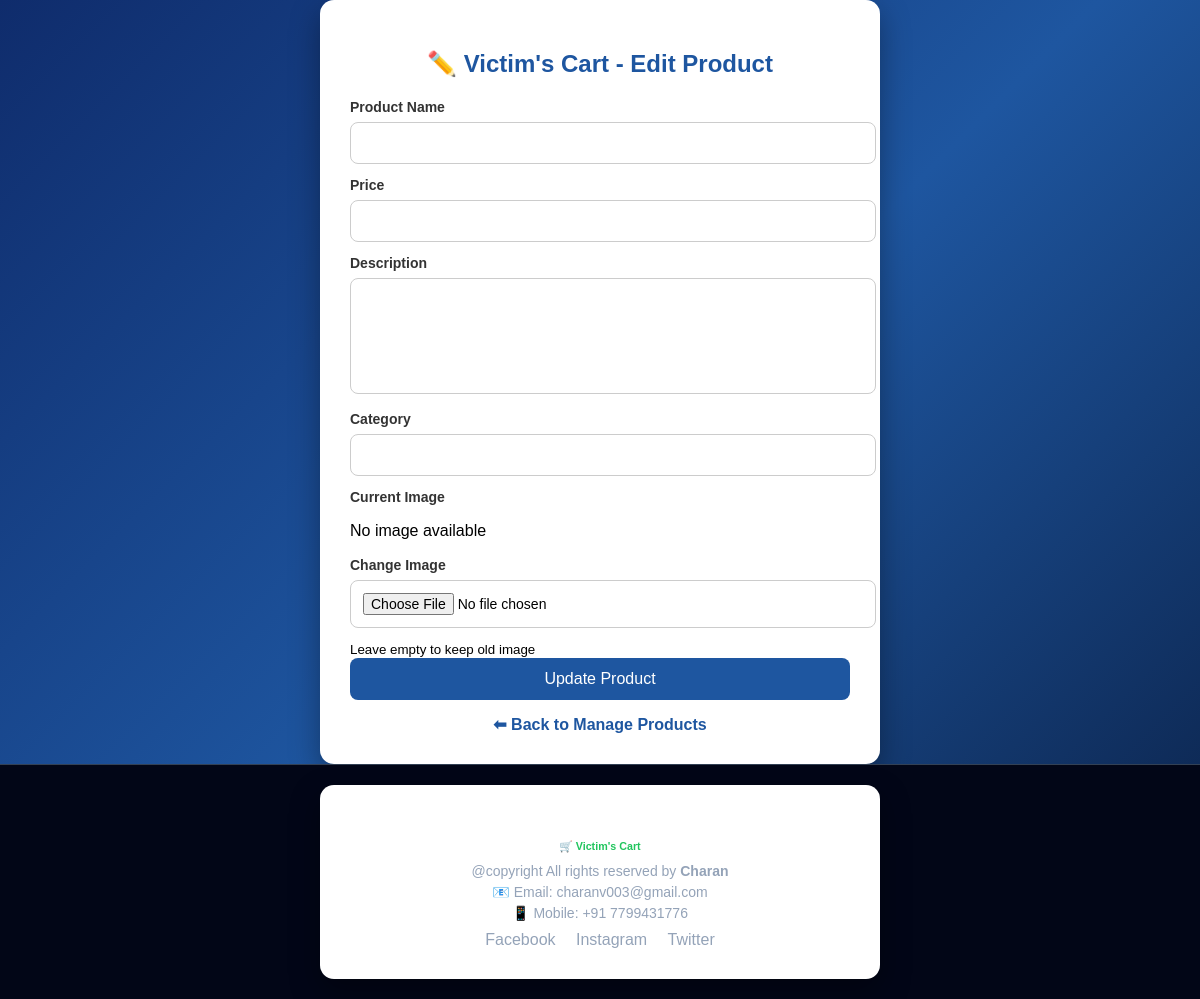
The app's page /admin/edit-product/10 (signed in), older data.
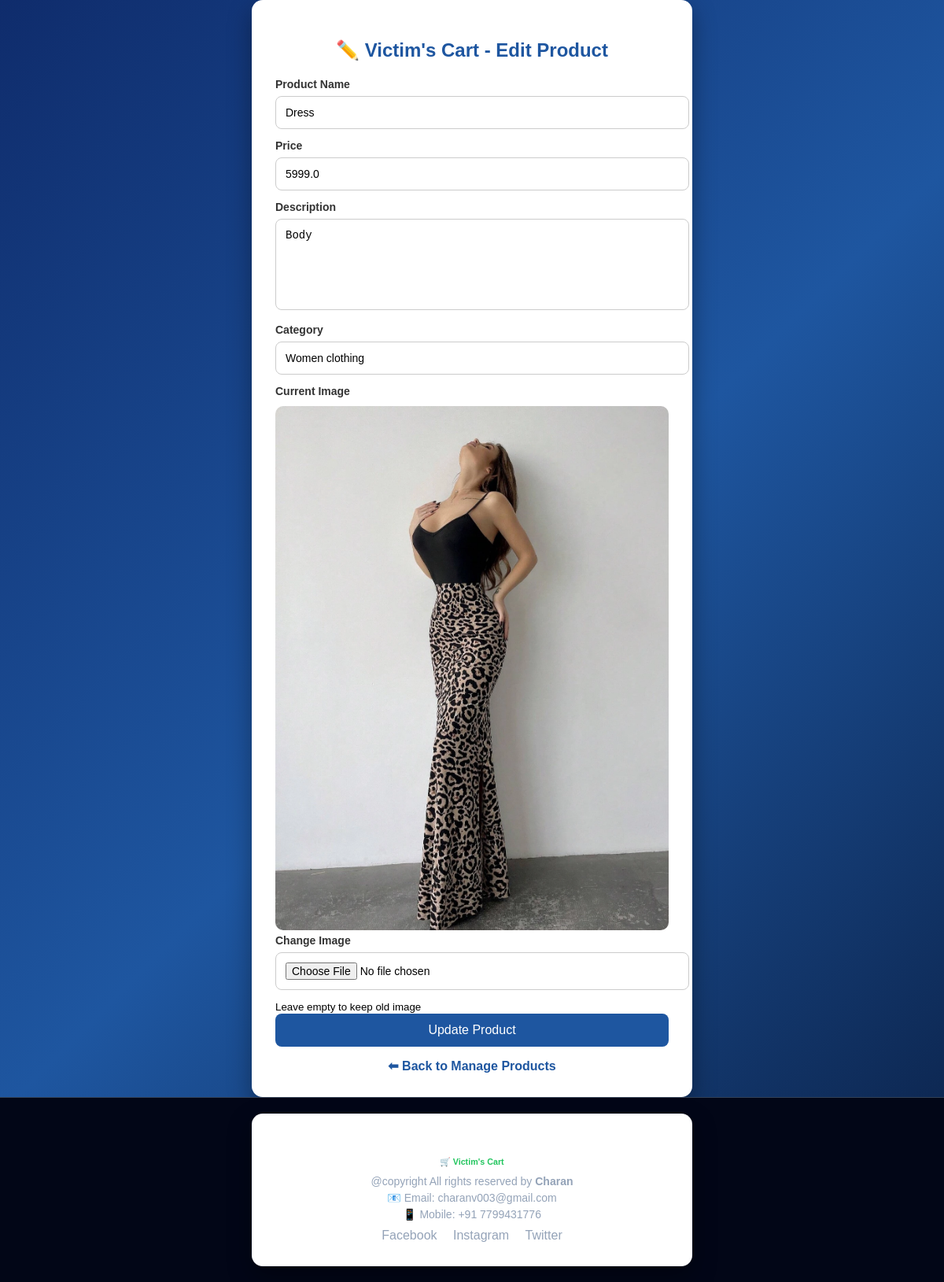
The same page, newer data.
### tables this page shows
CREATE TABLE products (
    product_id INTEGER PRIMARY KEY AUTOINCREMENT,
    name TEXT,
    description TEXT,
    category TEXT,
    price REAL,
    image TEXT
);

### app.py (the view, shortened to what this page needs)
@app.route('/admin/edit-product/<int:product_id>', methods=['GET', 'POST'])
def edit_product(product_id):
    if 'admin_id' not in session:
        return redirect('/admin-login')
    db = get_db()
    cursor = db.cursor()
    cursor.execute("SELECT * FROM products WHERE product_id=?", (product_id,))
    product = cursor.fetchone()
    db.close()
    return render_template('admin/edit_product.html', product=product)

### app.py (called while the page is built)
def get_db():
    conn = sqlite3.connect(DATABASE)
    conn.row_factory = sqlite3.Row
    return conn

@app.context_processor
def inject_admin():
    admin = None
    if 'admin_id' in session:
        db = get_db()
        cursor = db.cursor()
        cursor.execute(
            "SELECT * FROM admin WHERE admin_id = ?",
            (session['admin_id'],)
        )
        admin = cursor.fetchone()
        db.close()
    return dict(admin=admin)

### templates/admin/edit_product.html (shortened to what this page needs)
<!DOCTYPE html>
<html lang="en">
<head>
</head>
<body>
<div class="container">
<h2>✏️ Victim's Cart - Edit Product</h2>
<form method="POST" enctype="multipart/form-data">
    <label>Product Name</label>
    <input type="text" name="name" value="{{ product.name }}" required>
    <label>Price</label>
    <input type="number" step="0.01" name="price" value="{{ product.price }}" required>
    <label>Description</label>
    <textarea name="description">{{ product.description }}</textarea>
    <label>Category</label>
    <input type="text" name="category" value="{{ product.category }}">
    <label>Current Image</label>
    {% if product.image %}
        <img src="{{ url_for('static', filename='uploads/product_images/' + product.image) }}">
    {% else %}
        <p>No image available</p>
    {% endif %}
    <label>Change Image</label>
    <input type="file" name="image" onchange="previewImage(event)">
    <small>Leave empty to keep old image</small>
    <button type="submit">Update Product</button>
</form>
<a href="{{ url_for('manage_products') }}" class="back">⬅ Back to Manage Products</a>
</div>
<footer>
    <div class="container">
        <h6 style="color:#22c55e; margin-bottom:10px;">
            🛒 Victim's Cart
        </h6>
        <p style="margin: 0; font-size: 14px;">
            @copyright All rights reserved by <b>Charan</b>
        </p>
        <p style="margin: 5px 0; font-size: 14px;">
            📧 Email: charanv003@gmail.com
        </p>
        <p style="margin: 5px 0; font-size: 14px;">
            📱 Mobile: +91 7799431776
        </p>
        <div style="margin-top:10px;">
            <a href="#" style="color:#94a3b8; margin:0 8px; text-decoration:none;">Facebook</a>
            <a href="#" style="color:#94a3b8; margin:0 8px; text-decoration:none;">Instagram</a>
            <a href="#" style="color:#94a3b8; margin:0 8px; text-decoration:none;">Twitter</a>
        </div>
    </div>
</footer>
</body>
</html>

Row changes from the older to the newer data that the page shows:
added products: name "Dress", price "5999.0", description "Body", category "Women clothing", image (picture)
Text that changed along with them:
text no longer shown: "No image available"
